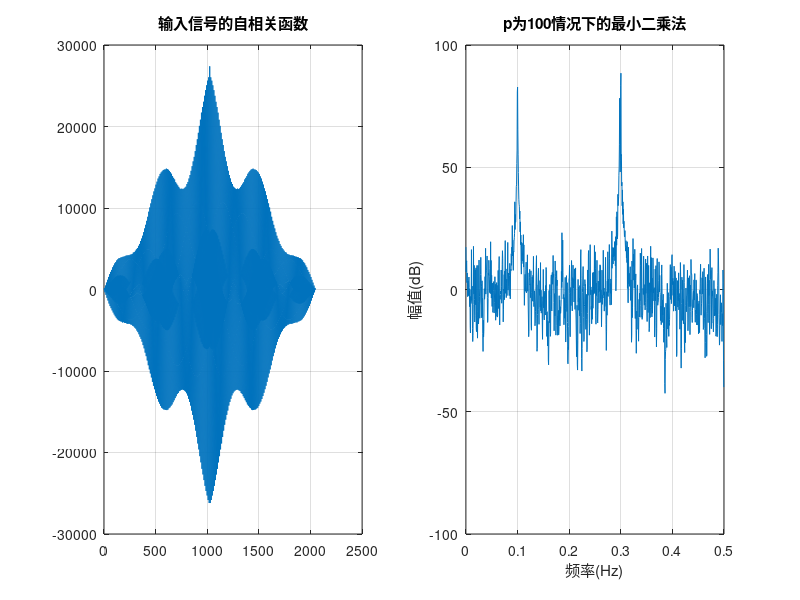

Recreate this plot in MATLAB. (Note: this script raises an error after producing the figure.)
%% 最小二乘法
clc;
clearvars;

%% 设定信号
A1=5;           A2=3;           A3=4;
f1=0.1;         f2=0.298;       f3=0.3;
phi1=pi/3;      phi2=pi/4;      phi3=pi/2;      %三个正弦波的参数

Fs=1;                                           %采样频率定为1Hz
N=1024;                                         %设置1024个采样点
n=0:N-1;                                        %从0开始到1023截止共1024个点（1到1024也行）
x=A1*sin(2*pi*f1*n+phi1)+A2*sin(2*pi*f2*n+phi2)+A3*sin(2*pi*f3*n+phi3)+1*randn(size(n));      %其中的rand()表示返回一个和n有同样维数大小的随机正态分布数组

%% 求自相关函数 并绘制图像
Rx=xcorr(x);                                    %求x的自相关序列Rx
subplot(1,2,1);
plot(Rx);
title("输入信号的自相关函数");
grid;

%% 设定矩阵 
p=1000;                                         %指定AR的阶数p=1000
for i=1:p
   R(i,:)=Rx(N+i-p:N+i-1);                      %按行将求得的自相关函数导入到矩阵中，获得一个p阶方阵R
end
for i=1:p
   r(:,i)=Rx(N+i);                              %将自相关函数导入一个p列1行的行向量中
end
a=-(R'*R)^(-1)*R'*r';                           %使用最小二乘法求解参数a —— '表示转置 a是一个列向量（100x1）顺序为ap到a1

%%
[h,f]=freqz(1,[1 fliplr(a')],N,Fs);             %利用freqz求出频响 所以对a的转置进行左右易位 按照a1到ap顺序排列
PSD=10*log(abs(h).^2);                          %转换为分贝形式
subplot(1,2,2);
plot(f,PSD);
title('p为100情况下的最小二乘法');
xlabel('频率(Hz)');
ylabel('幅值(dB)');
grid;

%% 寻找f1 f2 f3的估计值
[pks,locs]=findpeaks(PSD,'SortStr','descend');  %寻找峰值 并依次降序排列 
locs=locs(1:3);
locs=sort(locs);

for i=1:3                                       %显示最大值所在的坐标（即fhat）
    fprintf("F%d=%f\n",i,locs(i)/N/2)
end
